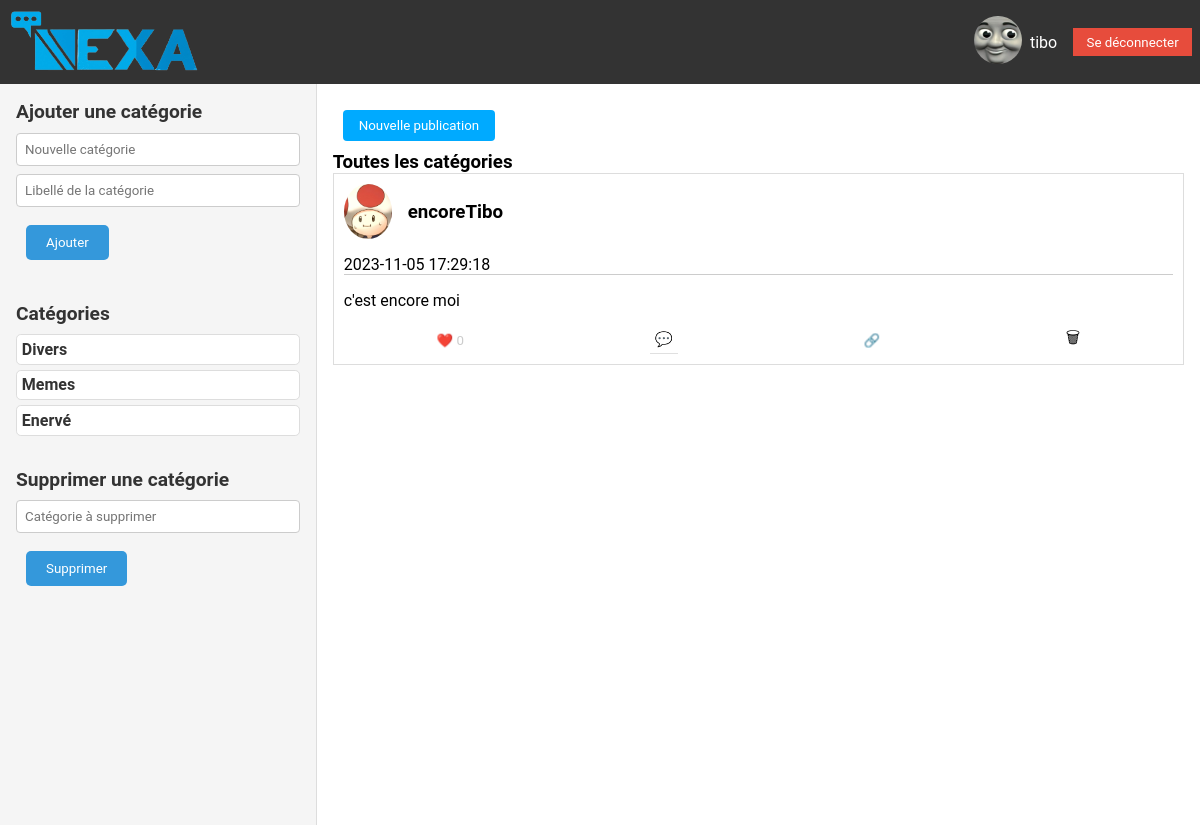
The page /views/dashboard.php (signed in) on the database its author committed.
### tables this page shows
CREATE TABLE "users" (
	"id"	INTEGER NOT NULL,
	"username"	TEXT,
	"email"	TEXT,
	"mdp"	TEXT,
	"codeMDPOublie"	TEXT,
	"pp"	TEXT,
	"is_moderator"	BOOLEAN DEFAULT 0,
	"last_connexion"	DATE,
	"first_connexion"	DATE,
	"codeInscription"	VARCHAR(10), description VARCHAR2(1000),
	PRIMARY KEY("id")
);

CREATE TABLE categorie (
    id INTEGER PRIMARY KEY,
    nom_categorie TEXT NOT NULL
, libelle VARCHAR(255));

CREATE TABLE "Post" (
              id_post INTEGER PRIMARY KEY,
              user TEXT,
              pp TEXT,
              contenu TEXT,
              Time TEXT,
              Like INTEGER DEFAULT 0,  -- Ajoutez la colonne avec la valeur par défaut
              Comment INTEGER,
              partage INTEGER,
              vues INTEGER,
              id_pere INTEGER, image TEXT, categorie VARCHAR(255),
              FOREIGN KEY(user) REFERENCES Users(user),
              FOREIGN KEY(pp) REFERENCES Users(pp)
            );

### ctrl/UserController.php (called while the page is built, shortened)
<?php
require_once $_SERVER['DOCUMENT_ROOT'] . '/models/UserModel.php';
class UserController
{
    public function getUser($email)
    {
        $userModel = new UserModel();
        $user = $userModel->getUserData($email);
        return $user;
    }
}

### models/UserModel.php (called while the page is built, shortened)
<?php
class UserModel
{
    public function connectDB()
    {
        $path = __DIR__ . "/../db/db_nexa.sqlite";
        try {
            $db = new PDO('sqlite:' . $path);
            $db->setAttribute(PDO::ATTR_ERRMODE, PDO::ERRMODE_EXCEPTION);
            return $db;
        } catch (PDOException $e) {
            die('Erreur de connexion à la base de données : ' . $e->getMessage());
        }
    }
    public function getUserData($username)
    {
        $query = "SELECT * FROM users WHERE username = :username";
        $stmt = $this->connectDB()->prepare($query);
        $stmt->bindParam(':username', $username, PDO::PARAM_STR);
        $stmt->execute();
        $user_data = $stmt->fetch(PDO::FETCH_ASSOC);
        return $user_data;
    }
}

### models/CategorieModel.php (called while the page is built, shortened)
<?php
class CategorieModel
{
    public function connectDB()
    {
        $path = __DIR__ . "/../db/db_nexa.sqlite";
        try {
            $db = new PDO('sqlite:' . $path);
            $db->setAttribute(PDO::ATTR_ERRMODE, PDO::ERRMODE_EXCEPTION);
            return $db;
        } catch (PDOException $e) {
            die('Erreur de connexion à la base de données : ' . $e->getMessage());
            session_start();
            $_SESSION["error_message"] = "Connexion impossible a la DB !";
            header('Location: ../index.php');
            exit;
        }
    }
    public function getCategorieAll()
    {
        try {
            $db = $this->connectDB();
            $query = "SELECT * FROM categorie";
            $stmt = $db->query($query);
            $categories = $stmt->fetchAll(PDO::FETCH_ASSOC);
            return $categories;
        } catch (PDOException $e) {
            error_log("Erreur lors de la récupération de toutes les catégories : " . $e->getMessage());
            return [];
        }
    }
}

### ctrl/CategorieController.php (called while the page is built, shortened)
<?php
require_once $_SERVER['DOCUMENT_ROOT'] . '/models/CategorieModel.php';
class CategorieController
{
    public function getCategorieAll()
    {
        $categorieModel = new CategorieModel();
        $result = $categorieModel->getCategorieAll();
        return $result;
    }
}

### ctrl/PostController.php (called while the page is built, shortened)
<?php
require_once $_SERVER['DOCUMENT_ROOT'] . ('/models/PostModel.php');
class PostController
{
    public function getPostsAll($user)
    {
        $postModel = new PostModel();
        $posts = $postModel->getPostsAll($user);
        return $posts;
    }
}

### models/PostModel.php (called while the page is built, shortened)
<?php
class PostModel
{
    public function connectDB()
    {
        $path = __DIR__ . "/../db/db_nexa.sqlite";
        try {
            $db = new PDO('sqlite:' . $path);
            $db->setAttribute(PDO::ATTR_ERRMODE, PDO::ERRMODE_EXCEPTION);
            return $db;
        } catch (PDOException $e) {
            die('Erreur de connexion à la base de données : ' . $e->getMessage());
            session_start();
            $_SESSION["error_message"] = "Connexion impossible a la DB !";
            header('Location: ../index.php');
            exit;
        }
    }
    public function getPostsAll($user)
    {
        $query = "SELECT Post.*, (SELECT COUNT(*) FROM Likes WHERE Likes.post_id = Post.id_post) as LikeCount, (SELECT COUNT(*) FROM Likes WHERE Likes.post_id = Post.id_post AND Likes.user = :user) as user_liked, Users.pp AS user_pp FROM Post LEFT JOIN Users ON Post.user = Users.username WHERE id_pere IS NULL ORDER BY Time DESC";
        $stmt = $this->connectDB()->prepare($query);
        $stmt->bindParam(':user', $user);
        $stmt->execute();
        $posts = $stmt->fetchAll();
        return $posts;
    }
}

### views/dashboard.php (the view, shortened to what this page needs)
<?php
$user = isset($_SESSION['username']) ? $_SESSION['username'] : 'err_user';
require_once('../ctrl/UserController.php');
$userCtrl = new UserController();
$user_data = $userCtrl->getUser($user);
require_once('../ctrl/PostController.php');
if (isset($_GET['category'])) {
    $categorie = $_GET['category'];
    $postCtrl = new PostController();
    $posts = $postCtrl->getPostsByCategory($categorie, $user);
    require_once('../ctrl/CategorieController.php');
    $categorieCtrl = new CategorieController();
    $categorieLibelle = $categorieCtrl->getLibelleCategorie($categorie);
} elseif (isset($_GET['scearch'])) {
    $contenu = $_GET['scearch'];
    $postCtrl = new PostController();
    $posts = $postCtrl->getPostsByContenu($contenu, $user);
} else {
    $postCtrl = new PostController();
    $posts = $postCtrl->getPostsAll($user);
    $categorieLibelle = "Toutes les catégories";
}
require_once('../ctrl/CategorieController.php');
$categorieCtrl = new CategorieController();
$categorie_fetch = $categorieCtrl->getCategorieAll();
$categorieLeftPannel = $categorie_fetch;
$is_moderator = $user_data['is_moderator'];
?>
<!DOCTYPE html>
<html lang="fr">
<head>
    <link rel="stylesheet" href="../css/dashboard.css">
</head>
<body class="dashboard-body">
    <?php include('header.php'); ?>
    <main class="main-content">
        <section class="left-panel">
            <?php if ($is_moderator == 1): ?>
                <h2 class="section-title">Ajouter une catégorie</h2>
                <form id="addCategoryForm" class="category-form" action="../Categorie/ajouterCategorie" method="post">
                    <input type="text" name="nom_categorie" id="newCategory" class="category-input"
                        placeholder="Nouvelle catégorie" required>
                    <input type="text" name="libelle" id="newLibelle" class="category-input"
                        placeholder="Libellé de la catégorie" required>
                    <button type="submit" class="category-button dashboard-button">Ajouter</button>
                </form>
            <?php endif; ?>
            <h2 class="section-title">Catégories</h2>
            <ul id="categoryList" class="category-list">
                <?php
                foreach ($categorieLeftPannel as $categorie): ?>
                    <a href="dashboard.php?category=<?php echo $categorie['nom_categorie']; ?>">
                        <h3 class="category-item">
                            <?php echo $categorie['nom_categorie']; ?>
                        </h3>
                    </a>
                <?php endforeach; ?>
            </ul>
            <?php if ($is_moderator == 1): ?>
                <h2 class="section-title">Supprimer une catégorie</h2>
                <form id="removeCategoryForm" class="category-form" action="../Categorie/removeCategorie" method="post">
                    <input type="text" name="nom_categorie" id="newCategory" class="category-input"
                        placeholder="Catégorie à supprimer" required>
                    <button type="submit" class="category-button dashboard-button">Supprimer</button>
                </form>
            <?php endif; ?>
        </section>
        <section class="right-panel">
            <button id="ouvrirPublication" class="dashboard-button">Nouvelle publication</button>
            <h3>
                <?php echo $categorieLibelle; ?>
            </h3>
            <?php include('afficherpost.php'); ?>
        </section>
    </main>
</body>
</html>

### views/header.php (shortened to what this page needs)
<link rel="stylesheet" href="../css/header.css">
<header class="header-body">
    <div class="Logo">
        <a href="dashboard.php"><img src="../Images/Logos/Logo_Nexa.png" alt="Logo Nexa" class="logo-img"></a>
    </div>
    <div class="user-icon">
        <a href="profil.php" class="username-link"><img src="../<?php echo $user_data['pp']; ?>" alt="Profil"
                class="post-pp post-pp-hover"></a>
        <?php echo $user; ?>
    </div>
    <div class="logout">
        <form action="../User/logout" method="post">
            <input class='button' type="submit" name="logout" value="Se déconnecter">
        </form>
    </div>
</header>

### views/afficherpost.php (shortened to what this page needs)
<link rel="stylesheet" href="../css/afficherpost.css">
<?php
foreach ($posts as $post): ?>
    <div class="afficherpost">
        <a href="profilViewer.php?user=<?php echo $post['user']; ?>">
            <div class="post">
                <div class="post-header">
                    <img src="../<?php echo $post['user_pp']; ?>" alt="Photo de profil de l'utilisateur"
                        class="post-pp post-pp-hover">
                    <h3 class="post-username">
                        <?php echo $post['user']; ?>
                    </h3>
                </div>
                <p>
                    <?php echo $post['Time']; ?>
                </p>
        </a>
        <hr class="post-divider">
        <p class="post-content">
            <?php echo $post['contenu']; ?>
        </p>
        <div class="post-actions">
            <button class="post-action like" data-id_post="<?php echo $post['id_post']; ?>" <?php echo $post['user_liked'] > 0 ? 'disabled' : ''; ?>>❤️
                <?php echo $post['LikeCount']; ?>
            </button>
            <a id="post-link" class="post-action comment" href="post.php?id=<?php echo $post['id_post']; ?>">💬</a>
            <button class="post-action share" id="copy-link">🔗</button>
            <?php if ($is_moderator == 1 || $post['user'] == $user): ?>
                <a class="post-action delete" href="supprimerPost.php?id=<?php echo $post['id_post']; ?>">🗑</a>
            <?php endif; ?>
        </div>
    </div>
<?php endforeach; ?>

### css/dashboard.css (style rules this page uses)
* { font-family: 'Roboto', sans-serif; margin: 0; padding: 0; box-sizing: border-box; }
.dashboard-body a { text-decoration: none; color: #000; }
.dashboard-body { margin: 0; padding: 0; }
.dashboard-body .main-content { display: flex; justify-content: space-between; height: calc(100vh - 3.7em); }
.dashboard-body .left-panel { flex: 1; padding: 1em; border-right: 0.12em solid #ddd; overflow-y: auto; }
.dashboard-body .right-panel { flex: 3; padding: 1em; overflow-y: auto; }
#ouvrirPublication { background-color: #00aaff; color: white; padding: 0.6em 1.2em; border: none; border-radius: 0.3em; cursor: pointer; }
.dashboard-body .left-panel { flex: 1; padding: 1em; border-right: 0.12em solid #ddd; overflow-y: auto; background-color: #f5f5f5; }
.dashboard-body .section-title { font-size: 1.2em; margin-bottom: 0.5em; color: #333; }
.dashboard-body .category-form { margin-bottom: 2em; }
.dashboard-body .category-input { width: 100%; padding: 0.6em; border: 1px solid #ccc; border-radius: 0.3em; margin-bottom: 0.6em; background-color: #fff; color: #333; transition: border-color 0.3s ease; }
.dashboard-body .category-button { background-color: #00aaff; color: #fff; border: none; padding: 0.6em 1.2em; border-radius: 0.3em; cursor: pointer; transition: background-color 0.3s ease-in-out; }
.dashboard-body .category-list { list-style: none; padding: 0; margin-bottom: 2em; }
.dashboard-body .category-item { font-size: 1em; margin: 0; color: #333; padding: 0.3em; background-color: #fff; border: 1px solid #ddd; border-radius: 0.3em; cursor: pointer; transition: background-color 0.3s ease; margin-bottom: 0.3em; }
.dashboard-body .dashboard-button { background-color: #3498db; color: #fff; border: none; padding: 10px 20px; border-radius: 5px; cursor: pointer; margin: 10px; transition: background-color 0.3s ease-in-out; }

### css/header.css (style rules this page uses)
.header-body { background-color: #333; color: #fff; padding: 0.5em; display: flex; justify-content: space-between; align-items: center; }
.Logo { display: flex; align-items: center; }
.logo-img { width: 12em; height: 4em; }
.logout { margin-left: 1em; }
.button { background-color: #e74c3c; color: #fff; border: none; padding: 0.5em 1em; cursor: pointer; }
.user-icon { display: flex; align-items: center; color: #fff; margin-left: auto; }
.post-pp { width: 3em; height: 3em; border-radius: 50%; margin-right: 0.5em; }
.username-link { margin-left: 0.5em; }

### css/afficherpost.css (style rules this page uses)
.afficherpost .post { border: 1px solid #ddd; padding: 10px; margin-bottom: 20px; }
.afficherpost .post img { max-width: 100%; height: auto; }
.afficherpost .post p { font-size: 16px; }
.afficherpost .post-header { display: flex; align-items: center; margin-bottom: 1em; }
.afficherpost .post-pp { width: 3em; height: 3em; border-radius: 50%; margin-right: 1em; }
.afficherpost .post-username { font-weight: bold; }
.afficherpost .post-divider { margin-bottom: 1em; border: 0; border-top: 1px solid #ccc; }
.afficherpost .post-content { margin-top: 1em; margin-bottom: 1em; }
.afficherpost .post-actions { display: flex; justify-content: space-around; }
.afficherpost .post-action { background: none; border: none; cursor: pointer; transition: transform 0.3s ease; }
.afficherpost .post-action.like { color: #ccc; }
.afficherpost .comment { font-size: 0.9rem; padding: 5px; border-bottom: 1px solid #e0e0e0; }

### rows shown on the page
users: pp (picture)
categorie: nom_categorie "Divers"
categorie: nom_categorie "Memes"
categorie: nom_categorie "Enervé"
post: user "encoreTibo", Time "2023-11-05 17:29:18", contenu "c'est encore moi", LikeCount "0"

### other values the page prints
$user "tibo"
$categorieLibelle "Toutes les catégories"
